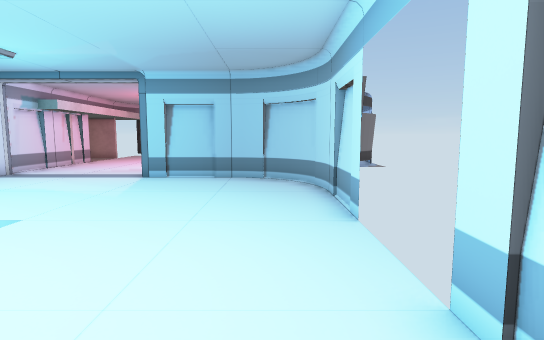
View 1 (above)

19 first-person views from a walk through a Unity game level. The camera is 1.5 m above the floor, tilts 6° down and sees 80° across. The floor is counted in squares, 1 m on a side. Each view is taken from the middle of a square. On the plan, view 1 faces up. The plan holds only what a view shows up to about 15 squares ahead; the rest is blank. The place goes on beyond the plan. The player is left out. Door leaves are left out, so doorways stand open. Some surface patterns are stand-ins.

View 2
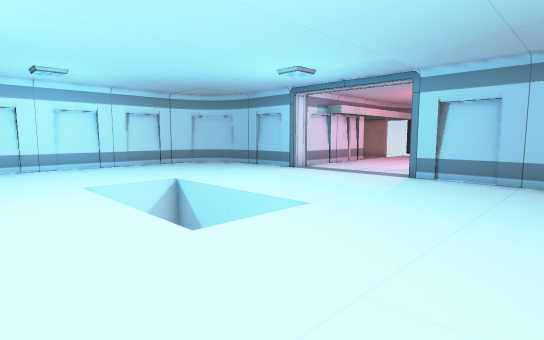

View 3
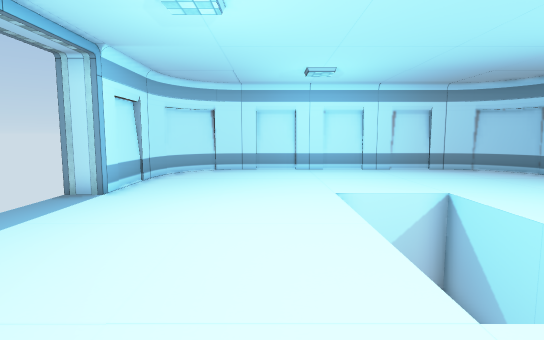

View 4
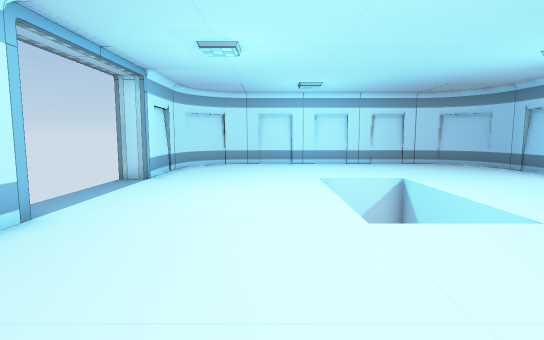

View 5
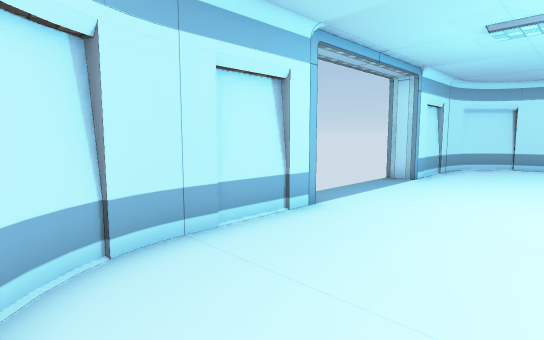

View 6
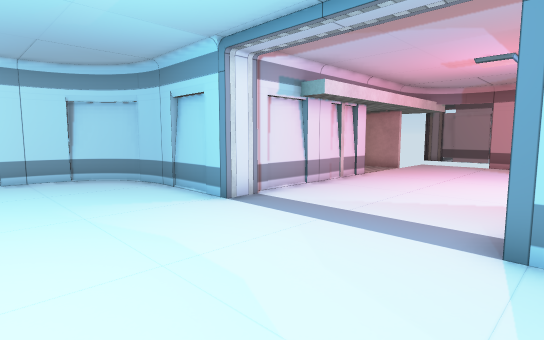

View 7
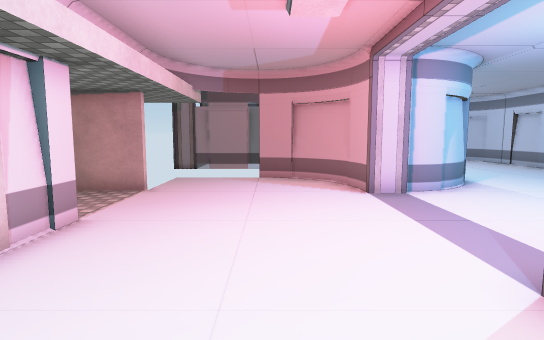

View 8
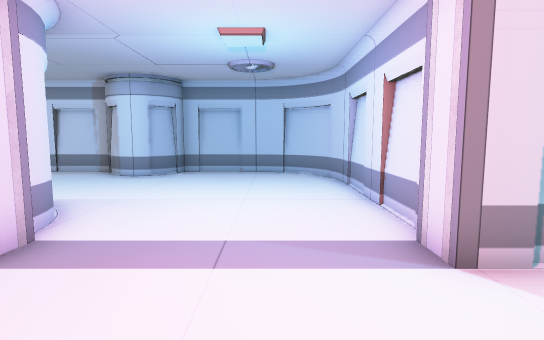

View 9
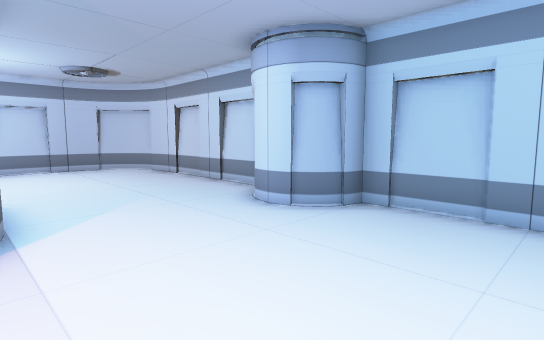

View 10
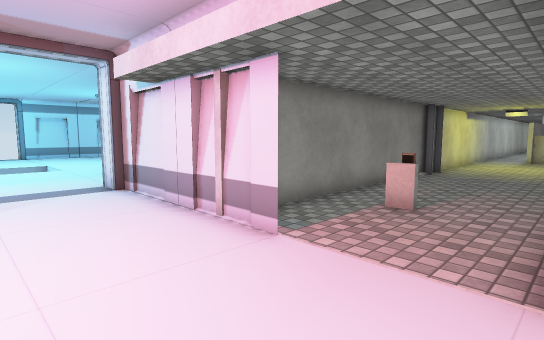

View 11
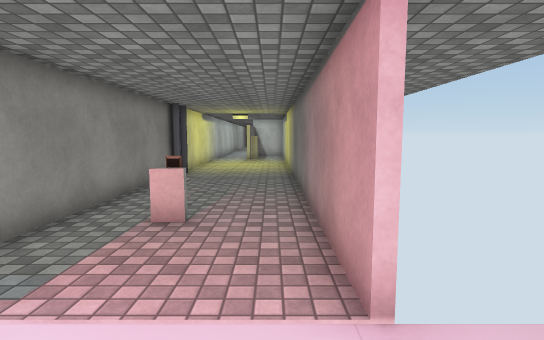

View 12
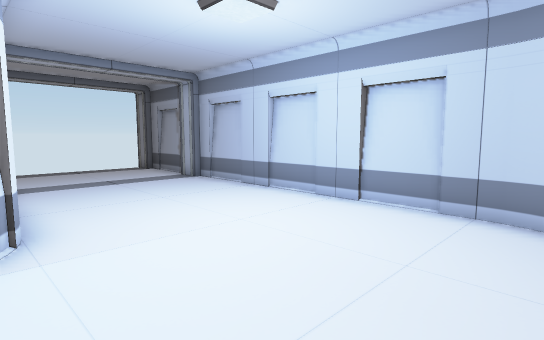

View 13
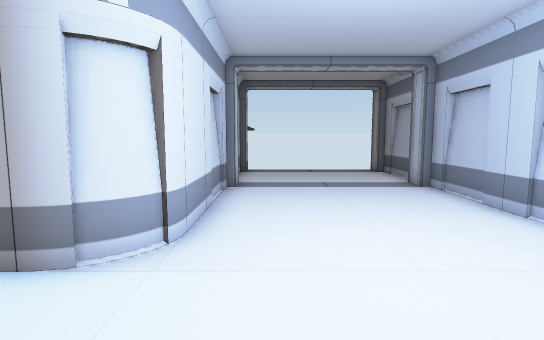

View 14
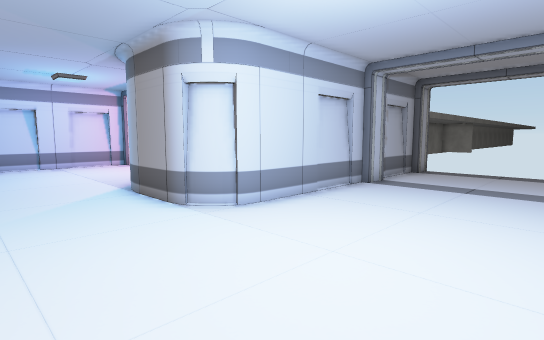

View 15
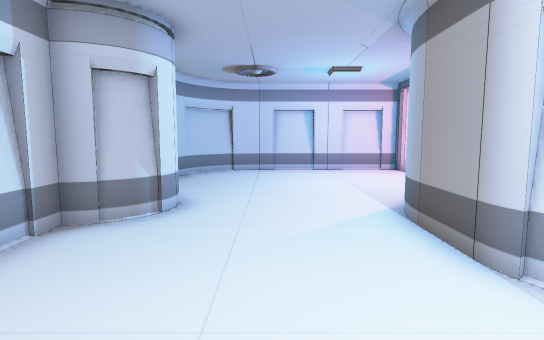

View 16
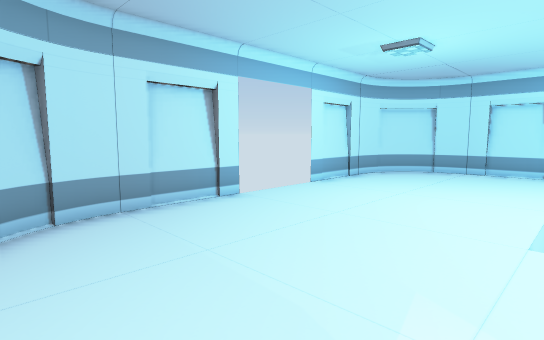

View 17
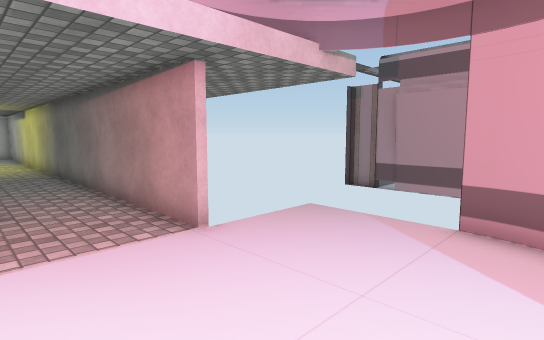

View 18
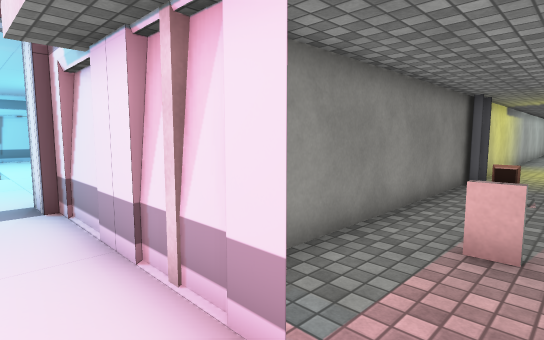

View 19
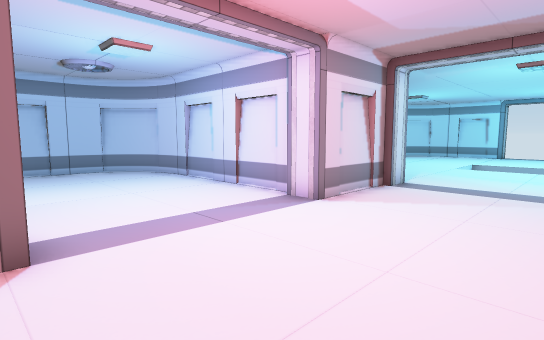

### Floor plan
Key: @ floor where view 1 was taken; # wall or solid block; x gap in a wall; . floor; D open door; v drop or lower ground; O other object.
Columns run from 24 left of view 1 to 6 right of it. Each row starts with its distance up from view 1.
 34              ################
 33              D..............##
 32              D...............##
 31              D................#
 30              D................#
 29              D................#
 28             #D#.###.###.......#
 27               ### ### ##......#
 26                        #......#
 25                  ##    #......#
 24               ....##   #....###
 23               .....## ##....##
 22 ####D#########......###......##
 21 ....D.........................#
 20 ....D.........................#
 19 ...DD.....O..#................#
 18 ...DD........#................#
 17 ###DD#########...............##
 16              #......##.##.####
 15              #......#######
 14              #......#
 13              #......#
 12          #####......#####
 11         ##..............##
 10        ##................##
  9        #..................#
  8        #..................#
  7        #..................#
  6        #..................x
  5        #......v     ......
  4        #......v     ......
  3        #......vvvvvv......
  2        #..................#
  1        #..................#
  0        #................@.#
 -1        ##.................#
 -2         #................##
 -3         ####..........####
 -4            ###DDDDDD###

Positions as (right, up) in squares from view 1, and headings:
1: (0, 0), facing up
2: (0, 0), facing up-left
3: (-2, 1), facing left
4: (1, 1), facing left
5: (1, 1), facing down-left
6: (-4, 7), facing up-left
7: (-7, 13), facing up
8: (-8, 18), facing right
9: (-1, 18), facing up-right
10: (-7, 22), facing down-left
11: (-8, 21), facing left
12: (4, 27), facing up-left
13: (3, 29), facing left
14: (3, 33), facing down-left
15: (2, 30), facing down
16: (-5, 11), facing down-right
17: (-6, 19), facing up-left
18: (-9, 20), facing down-left
19: (-9, 22), facing down-right
